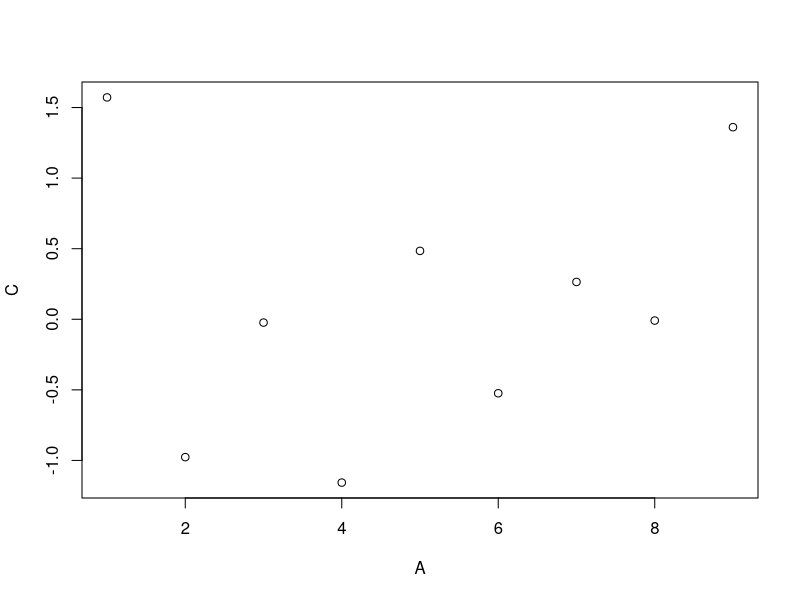

Write the R code that produced this figure.
# Data.table

# Obs: Caso tenha problemas com a acentuação, consulte este link:
# https://support.rstudio.com/hc/en-us/articles/200532197-Character-Encoding

# Configurando o diretório de trabalho
# Coloque entre aspas o diretório de trabalho que você está usando no seu computador
# Não use diretórios com espaço no nome
setwd("C:/Users/conta/OneDrive/Documentos/DataScience/BIG_DATA_R_AZURE/Cap07")
getwd()

# Instalando os pacotes
install.packages("data.table")
library(data.table)


# Criando 2 vetores
vec1 <- c(1, 2, 3, 4)
vec2 <- c('Vermelho', 'Verde', 'Marrom', 'Laranja')


# Criando um data.table
?data.table
dt1 <- data.table(vec1, vec2)
dt1
class(dt1)

# Slicing do data.table
dt2 <- data.table(A = 1:9, B = c("Z", "W", "Q"), C = rnorm(9), D = TRUE)
dt2
class(dt2)
dt2[1,1]
dt2[3:5,]
dt2[, .(B, C)]

# Aplicando função ao data.table
dt2[, .(Total = sum(A), Mean = mean(C))]
dt2[, plot(A, C)]
dt2[, .(MySum = sum(A)), by = .(Grp = A%%2)]

# Definindo valores por grupos
dt3 <- data.table(B = c("a", "b", "c", "d", "e", "a", "b", "c", "d", "e"), 
                  val = as.integer(c(6:10, 1:5)))
dt3

# Operações com data.tables
dt4 <- data.table(A = rep(letters[2:1], each = 4L), 
                  B = rep(1:4, each = 2L), 
                  C = sample(8))

dt4
new_dt4 <- dt4[, sum(C), by = A]
new_dt4
class(new_dt4)
new_dt4[order(A)]

new_dt4 <- dt4[, sum(B), by = A][order(A)]
new_dt4

# Iris
dt5 <- as.data.table(iris)
dt5
dt5[, .(Sepal.Length = median(Sepal.Length),
         Sepal.Width = median(Sepal.Width),
         Petal.Length = median(Petal.Length),
         Petal.Width = median(Petal.Width)),
     by = Species]

# O parâmetro .SD significa Subset Data e um subset é criado considerando a coluna Species e depois 
# é calculda a mediana. O resultado deve ser igual ao comando anterior. 
# O .SD faz parte da notação do pacote data.table.
dt5[, lapply(.SD, median), by = Species]












